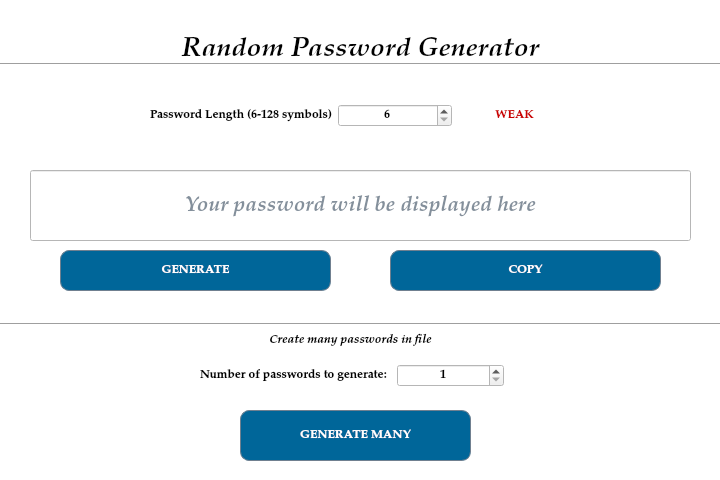
<?xml version="1.0" encoding="UTF-8"?>
<ui version="4.0">
 <class>RandomPassword</class>
 <widget class="QDialog" name="RandomPassword">
  <property name="geometry">
   <rect>
    <x>0</x>
    <y>0</y>
    <width>720</width>
    <height>480</height>
   </rect>
  </property>
  <property name="minimumSize">
   <size>
    <width>720</width>
    <height>480</height>
   </size>
  </property>
  <property name="maximumSize">
   <size>
    <width>720</width>
    <height>480</height>
   </size>
  </property>
  <property name="palette">
   <palette>
    <active>
     <colorrole role="Base">
      <brush brushstyle="SolidPattern">
       <color alpha="255">
        <red>255</red>
        <green>255</green>
        <blue>255</blue>
       </color>
      </brush>
     </colorrole>
     <colorrole role="Window">
      <brush brushstyle="SolidPattern">
       <color alpha="255">
        <red>255</red>
        <green>255</green>
        <blue>255</blue>
       </color>
      </brush>
     </colorrole>
    </active>
    <inactive>
     <colorrole role="Base">
      <brush brushstyle="SolidPattern">
       <color alpha="255">
        <red>255</red>
        <green>255</green>
        <blue>255</blue>
       </color>
      </brush>
     </colorrole>
     <colorrole role="Window">
      <brush brushstyle="SolidPattern">
       <color alpha="255">
        <red>255</red>
        <green>255</green>
        <blue>255</blue>
       </color>
      </brush>
     </colorrole>
    </inactive>
    <disabled>
     <colorrole role="Base">
      <brush brushstyle="SolidPattern">
       <color alpha="255">
        <red>255</red>
        <green>255</green>
        <blue>255</blue>
       </color>
      </brush>
     </colorrole>
     <colorrole role="Window">
      <brush brushstyle="SolidPattern">
       <color alpha="255">
        <red>255</red>
        <green>255</green>
        <blue>255</blue>
       </color>
      </brush>
     </colorrole>
    </disabled>
   </palette>
  </property>
  <property name="windowTitle">
   <string>Random Password Generator</string>
  </property>
  <widget class="QLabel" name="label">
   <property name="geometry">
    <rect>
     <x>0</x>
     <y>9</y>
     <width>721</width>
     <height>81</height>
    </rect>
   </property>
   <property name="palette">
    <palette>
     <active>
      <colorrole role="Text">
       <brush brushstyle="SolidPattern">
        <color alpha="255">
         <red>7</red>
         <green>32</green>
         <blue>56</blue>
        </color>
       </brush>
      </colorrole>
      <colorrole role="PlaceholderText">
       <brush brushstyle="SolidPattern">
        <color alpha="128">
         <red>7</red>
         <green>32</green>
         <blue>56</blue>
        </color>
       </brush>
      </colorrole>
     </active>
     <inactive>
      <colorrole role="Text">
       <brush brushstyle="SolidPattern">
        <color alpha="255">
         <red>7</red>
         <green>32</green>
         <blue>56</blue>
        </color>
       </brush>
      </colorrole>
      <colorrole role="PlaceholderText">
       <brush brushstyle="SolidPattern">
        <color alpha="128">
         <red>7</red>
         <green>32</green>
         <blue>56</blue>
        </color>
       </brush>
      </colorrole>
     </inactive>
     <disabled>
      <colorrole role="Text">
       <brush brushstyle="SolidPattern">
        <color alpha="255">
         <red>190</red>
         <green>190</green>
         <blue>190</blue>
        </color>
       </brush>
      </colorrole>
      <colorrole role="PlaceholderText">
       <brush brushstyle="SolidPattern">
        <color alpha="128">
         <red>0</red>
         <green>0</green>
         <blue>0</blue>
        </color>
       </brush>
      </colorrole>
     </disabled>
    </palette>
   </property>
   <property name="font">
    <font>
     <family>URW Palladio L</family>
     <pointsize>20</pointsize>
     <weight>75</weight>
     <italic>true</italic>
     <bold>true</bold>
    </font>
   </property>
   <property name="text">
    <string>Random Password Generator</string>
   </property>
   <property name="alignment">
    <set>Qt::AlignCenter</set>
   </property>
  </widget>
  <widget class="QLineEdit" name="lineEdit_show_password">
   <property name="geometry">
    <rect>
     <x>30</x>
     <y>170</y>
     <width>661</width>
     <height>71</height>
    </rect>
   </property>
   <property name="palette">
    <palette>
     <active>
      <colorrole role="Text">
       <brush brushstyle="SolidPattern">
        <color alpha="255">
         <red>7</red>
         <green>32</green>
         <blue>56</blue>
        </color>
       </brush>
      </colorrole>
      <colorrole role="PlaceholderText">
       <brush brushstyle="SolidPattern">
        <color alpha="128">
         <red>7</red>
         <green>32</green>
         <blue>56</blue>
        </color>
       </brush>
      </colorrole>
     </active>
     <inactive>
      <colorrole role="Text">
       <brush brushstyle="SolidPattern">
        <color alpha="255">
         <red>7</red>
         <green>32</green>
         <blue>56</blue>
        </color>
       </brush>
      </colorrole>
      <colorrole role="PlaceholderText">
       <brush brushstyle="SolidPattern">
        <color alpha="128">
         <red>7</red>
         <green>32</green>
         <blue>56</blue>
        </color>
       </brush>
      </colorrole>
     </inactive>
     <disabled>
      <colorrole role="Text">
       <brush brushstyle="SolidPattern">
        <color alpha="255">
         <red>190</red>
         <green>190</green>
         <blue>190</blue>
        </color>
       </brush>
      </colorrole>
      <colorrole role="PlaceholderText">
       <brush brushstyle="SolidPattern">
        <color alpha="128">
         <red>0</red>
         <green>0</green>
         <blue>0</blue>
        </color>
       </brush>
      </colorrole>
     </disabled>
    </palette>
   </property>
   <property name="font">
    <font>
     <family>URW Palladio L</family>
     <pointsize>16</pointsize>
     <weight>75</weight>
     <italic>true</italic>
     <bold>true</bold>
    </font>
   </property>
   <property name="focusPolicy">
    <enum>Qt::NoFocus</enum>
   </property>
   <property name="styleSheet">
    <string notr="true"/>
   </property>
   <property name="alignment">
    <set>Qt::AlignCenter</set>
   </property>
   <property name="placeholderText">
    <string>Your password will be displayed here</string>
   </property>
  </widget>
  <widget class="QPushButton" name="pushButton_generate">
   <property name="geometry">
    <rect>
     <x>60</x>
     <y>250</y>
     <width>271</width>
     <height>41</height>
    </rect>
   </property>
   <property name="palette">
    <palette>
     <active>
      <colorrole role="Button">
       <brush brushstyle="SolidPattern">
        <color alpha="255">
         <red>0</red>
         <green>102</green>
         <blue>153</blue>
        </color>
       </brush>
      </colorrole>
      <colorrole role="ButtonText">
       <brush brushstyle="SolidPattern">
        <color alpha="255">
         <red>255</red>
         <green>255</green>
         <blue>255</blue>
        </color>
       </brush>
      </colorrole>
      <colorrole role="Base">
       <brush brushstyle="SolidPattern">
        <color alpha="255">
         <red>0</red>
         <green>102</green>
         <blue>153</blue>
        </color>
       </brush>
      </colorrole>
      <colorrole role="Window">
       <brush brushstyle="SolidPattern">
        <color alpha="255">
         <red>0</red>
         <green>102</green>
         <blue>153</blue>
        </color>
       </brush>
      </colorrole>
     </active>
     <inactive>
      <colorrole role="Button">
       <brush brushstyle="SolidPattern">
        <color alpha="255">
         <red>0</red>
         <green>102</green>
         <blue>153</blue>
        </color>
       </brush>
      </colorrole>
      <colorrole role="ButtonText">
       <brush brushstyle="SolidPattern">
        <color alpha="255">
         <red>255</red>
         <green>255</green>
         <blue>255</blue>
        </color>
       </brush>
      </colorrole>
      <colorrole role="Base">
       <brush brushstyle="SolidPattern">
        <color alpha="255">
         <red>0</red>
         <green>102</green>
         <blue>153</blue>
        </color>
       </brush>
      </colorrole>
      <colorrole role="Window">
       <brush brushstyle="SolidPattern">
        <color alpha="255">
         <red>0</red>
         <green>102</green>
         <blue>153</blue>
        </color>
       </brush>
      </colorrole>
     </inactive>
     <disabled>
      <colorrole role="Button">
       <brush brushstyle="SolidPattern">
        <color alpha="255">
         <red>0</red>
         <green>102</green>
         <blue>153</blue>
        </color>
       </brush>
      </colorrole>
      <colorrole role="ButtonText">
       <brush brushstyle="SolidPattern">
        <color alpha="255">
         <red>190</red>
         <green>190</green>
         <blue>190</blue>
        </color>
       </brush>
      </colorrole>
      <colorrole role="Base">
       <brush brushstyle="SolidPattern">
        <color alpha="255">
         <red>0</red>
         <green>102</green>
         <blue>153</blue>
        </color>
       </brush>
      </colorrole>
      <colorrole role="Window">
       <brush brushstyle="SolidPattern">
        <color alpha="255">
         <red>0</red>
         <green>102</green>
         <blue>153</blue>
        </color>
       </brush>
      </colorrole>
     </disabled>
    </palette>
   </property>
   <property name="font">
    <font>
     <family>URW Palladio L</family>
     <weight>75</weight>
     <bold>true</bold>
    </font>
   </property>
   <property name="styleSheet">
    <string notr="true">QPushButton#pushButton_generate:hover {
    background-color: rgb(255, 255, 255);
	border: 1px solid SlateGrey;
	border-radius: 9px;
	color: rgb(0, 68, 102);
}
QPushButton#pushButton_generate {
	background-color: rgb(0, 102, 153);
    border: 1px solid SlateGrey;
	border-radius: 9px;
}</string>
   </property>
   <property name="text">
    <string>GENERATE</string>
   </property>
  </widget>
  <widget class="QPushButton" name="pushButton">
   <property name="geometry">
    <rect>
     <x>390</x>
     <y>250</y>
     <width>271</width>
     <height>41</height>
    </rect>
   </property>
   <property name="palette">
    <palette>
     <active>
      <colorrole role="Button">
       <brush brushstyle="SolidPattern">
        <color alpha="255">
         <red>0</red>
         <green>102</green>
         <blue>153</blue>
        </color>
       </brush>
      </colorrole>
      <colorrole role="ButtonText">
       <brush brushstyle="SolidPattern">
        <color alpha="255">
         <red>255</red>
         <green>255</green>
         <blue>255</blue>
        </color>
       </brush>
      </colorrole>
      <colorrole role="Base">
       <brush brushstyle="SolidPattern">
        <color alpha="255">
         <red>0</red>
         <green>102</green>
         <blue>153</blue>
        </color>
       </brush>
      </colorrole>
      <colorrole role="Window">
       <brush brushstyle="SolidPattern">
        <color alpha="255">
         <red>0</red>
         <green>102</green>
         <blue>153</blue>
        </color>
       </brush>
      </colorrole>
     </active>
     <inactive>
      <colorrole role="Button">
       <brush brushstyle="SolidPattern">
        <color alpha="255">
         <red>0</red>
         <green>102</green>
         <blue>153</blue>
        </color>
       </brush>
      </colorrole>
      <colorrole role="ButtonText">
       <brush brushstyle="SolidPattern">
        <color alpha="255">
         <red>255</red>
         <green>255</green>
         <blue>255</blue>
        </color>
       </brush>
      </colorrole>
      <colorrole role="Base">
       <brush brushstyle="SolidPattern">
        <color alpha="255">
         <red>0</red>
         <green>102</green>
         <blue>153</blue>
        </color>
       </brush>
      </colorrole>
      <colorrole role="Window">
       <brush brushstyle="SolidPattern">
        <color alpha="255">
         <red>0</red>
         <green>102</green>
         <blue>153</blue>
        </color>
       </brush>
      </colorrole>
     </inactive>
     <disabled>
      <colorrole role="Button">
       <brush brushstyle="SolidPattern">
        <color alpha="255">
         <red>0</red>
         <green>102</green>
         <blue>153</blue>
        </color>
       </brush>
      </colorrole>
      <colorrole role="ButtonText">
       <brush brushstyle="SolidPattern">
        <color alpha="255">
         <red>190</red>
         <green>190</green>
         <blue>190</blue>
        </color>
       </brush>
      </colorrole>
      <colorrole role="Base">
       <brush brushstyle="SolidPattern">
        <color alpha="255">
         <red>0</red>
         <green>102</green>
         <blue>153</blue>
        </color>
       </brush>
      </colorrole>
      <colorrole role="Window">
       <brush brushstyle="SolidPattern">
        <color alpha="255">
         <red>0</red>
         <green>102</green>
         <blue>153</blue>
        </color>
       </brush>
      </colorrole>
     </disabled>
    </palette>
   </property>
   <property name="font">
    <font>
     <family>URW Palladio L</family>
     <weight>75</weight>
     <bold>true</bold>
    </font>
   </property>
   <property name="styleSheet">
    <string notr="true">QPushButton#pushButton:hover {
    background-color: rgb(255, 255, 255);
	border: 1px solid SlateGrey;
	border-radius: 9px;
	color: rgb(0, 68, 102);
}
QPushButton#pushButton {
	background-color: rgb(0, 102, 153);
    border: 1px solid SlateGrey;
	border-radius: 9px;
}</string>
   </property>
   <property name="text">
    <string>COPY</string>
   </property>
  </widget>
  <widget class="QPushButton" name="pushButton_2">
   <property name="geometry">
    <rect>
     <x>240</x>
     <y>410</y>
     <width>231</width>
     <height>51</height>
    </rect>
   </property>
   <property name="palette">
    <palette>
     <active>
      <colorrole role="Button">
       <brush brushstyle="SolidPattern">
        <color alpha="255">
         <red>0</red>
         <green>102</green>
         <blue>153</blue>
        </color>
       </brush>
      </colorrole>
      <colorrole role="ButtonText">
       <brush brushstyle="SolidPattern">
        <color alpha="255">
         <red>255</red>
         <green>255</green>
         <blue>255</blue>
        </color>
       </brush>
      </colorrole>
      <colorrole role="Base">
       <brush brushstyle="SolidPattern">
        <color alpha="255">
         <red>0</red>
         <green>102</green>
         <blue>153</blue>
        </color>
       </brush>
      </colorrole>
      <colorrole role="Window">
       <brush brushstyle="SolidPattern">
        <color alpha="255">
         <red>0</red>
         <green>102</green>
         <blue>153</blue>
        </color>
       </brush>
      </colorrole>
     </active>
     <inactive>
      <colorrole role="Button">
       <brush brushstyle="SolidPattern">
        <color alpha="255">
         <red>0</red>
         <green>102</green>
         <blue>153</blue>
        </color>
       </brush>
      </colorrole>
      <colorrole role="ButtonText">
       <brush brushstyle="SolidPattern">
        <color alpha="255">
         <red>255</red>
         <green>255</green>
         <blue>255</blue>
        </color>
       </brush>
      </colorrole>
      <colorrole role="Base">
       <brush brushstyle="SolidPattern">
        <color alpha="255">
         <red>0</red>
         <green>102</green>
         <blue>153</blue>
        </color>
       </brush>
      </colorrole>
      <colorrole role="Window">
       <brush brushstyle="SolidPattern">
        <color alpha="255">
         <red>0</red>
         <green>102</green>
         <blue>153</blue>
        </color>
       </brush>
      </colorrole>
     </inactive>
     <disabled>
      <colorrole role="Button">
       <brush brushstyle="SolidPattern">
        <color alpha="255">
         <red>0</red>
         <green>102</green>
         <blue>153</blue>
        </color>
       </brush>
      </colorrole>
      <colorrole role="ButtonText">
       <brush brushstyle="SolidPattern">
        <color alpha="255">
         <red>190</red>
         <green>190</green>
         <blue>190</blue>
        </color>
       </brush>
      </colorrole>
      <colorrole role="Base">
       <brush brushstyle="SolidPattern">
        <color alpha="255">
         <red>0</red>
         <green>102</green>
         <blue>153</blue>
        </color>
       </brush>
      </colorrole>
      <colorrole role="Window">
       <brush brushstyle="SolidPattern">
        <color alpha="255">
         <red>0</red>
         <green>102</green>
         <blue>153</blue>
        </color>
       </brush>
      </colorrole>
     </disabled>
    </palette>
   </property>
   <property name="font">
    <font>
     <family>URW Palladio L</family>
     <weight>75</weight>
     <bold>true</bold>
    </font>
   </property>
   <property name="styleSheet">
    <string notr="true">QPushButton#pushButton_2:hover {
    background-color: rgb(255, 255, 255);
	border: 1px solid SlateGrey;
	border-radius: 9px;
	color: rgb(0, 68, 102);
}
QPushButton#pushButton_2 {
	background-color: rgb(0, 102, 153);
    border: 1px solid SlateGrey;
	border-radius: 9px;
}</string>
   </property>
   <property name="text">
    <string>GENERATE MANY</string>
   </property>
  </widget>
  <widget class="QLabel" name="label_4">
   <property name="geometry">
    <rect>
     <x>120</x>
     <y>330</y>
     <width>461</width>
     <height>20</height>
    </rect>
   </property>
   <property name="font">
    <font>
     <family>URW Palladio L</family>
     <weight>75</weight>
     <italic>true</italic>
     <bold>true</bold>
    </font>
   </property>
   <property name="text">
    <string>Create many passwords in file</string>
   </property>
   <property name="alignment">
    <set>Qt::AlignCenter</set>
   </property>
  </widget>
  <widget class="Line" name="line">
   <property name="geometry">
    <rect>
     <x>-30</x>
     <y>309</y>
     <width>751</width>
     <height>31</height>
    </rect>
   </property>
   <property name="font">
    <font>
     <pointsize>15</pointsize>
    </font>
   </property>
   <property name="orientation">
    <enum>Qt::Horizontal</enum>
   </property>
  </widget>
  <widget class="Line" name="line_2">
   <property name="geometry">
    <rect>
     <x>-50</x>
     <y>39</y>
     <width>771</width>
     <height>51</height>
    </rect>
   </property>
   <property name="orientation">
    <enum>Qt::Horizontal</enum>
   </property>
  </widget>
  <widget class="QWidget" name="layoutWidget">
   <property name="geometry">
    <rect>
     <x>150</x>
     <y>90</y>
     <width>421</width>
     <height>51</height>
    </rect>
   </property>
   <layout class="QHBoxLayout" name="horizontalLayout">
    <item>
     <widget class="QLabel" name="label_3">
      <property name="font">
       <font>
        <family>URW Palladio L</family>
        <weight>75</weight>
        <bold>true</bold>
       </font>
      </property>
      <property name="text">
       <string>Password Length (6-128 symbols)</string>
      </property>
     </widget>
    </item>
    <item>
     <widget class="QSpinBox" name="spinBox">
      <property name="font">
       <font>
        <family>URW Palladio L</family>
        <weight>75</weight>
        <bold>true</bold>
       </font>
      </property>
      <property name="contextMenuPolicy">
       <enum>Qt::DefaultContextMenu</enum>
      </property>
      <property name="alignment">
       <set>Qt::AlignCenter</set>
      </property>
      <property name="keyboardTracking">
       <bool>true</bool>
      </property>
      <property name="minimum">
       <number>6</number>
      </property>
      <property name="maximum">
       <number>128</number>
      </property>
     </widget>
    </item>
    <item>
     <widget class="QLabel" name="label_2">
      <property name="palette">
       <palette>
        <active>
         <colorrole role="WindowText">
          <brush brushstyle="SolidPattern">
           <color alpha="255">
            <red>204</red>
            <green>0</green>
            <blue>0</blue>
           </color>
          </brush>
         </colorrole>
         <colorrole role="Text">
          <brush brushstyle="SolidPattern">
           <color alpha="255">
            <red>0</red>
            <green>0</green>
            <blue>0</blue>
           </color>
          </brush>
         </colorrole>
         <colorrole role="PlaceholderText">
          <brush brushstyle="SolidPattern">
           <color alpha="128">
            <red>239</red>
            <green>41</green>
            <blue>41</blue>
           </color>
          </brush>
         </colorrole>
        </active>
        <inactive>
         <colorrole role="WindowText">
          <brush brushstyle="SolidPattern">
           <color alpha="255">
            <red>204</red>
            <green>0</green>
            <blue>0</blue>
           </color>
          </brush>
         </colorrole>
         <colorrole role="Text">
          <brush brushstyle="SolidPattern">
           <color alpha="255">
            <red>0</red>
            <green>0</green>
            <blue>0</blue>
           </color>
          </brush>
         </colorrole>
         <colorrole role="PlaceholderText">
          <brush brushstyle="SolidPattern">
           <color alpha="128">
            <red>239</red>
            <green>41</green>
            <blue>41</blue>
           </color>
          </brush>
         </colorrole>
        </inactive>
        <disabled>
         <colorrole role="WindowText">
          <brush brushstyle="SolidPattern">
           <color alpha="255">
            <red>190</red>
            <green>190</green>
            <blue>190</blue>
           </color>
          </brush>
         </colorrole>
         <colorrole role="Text">
          <brush brushstyle="SolidPattern">
           <color alpha="255">
            <red>190</red>
            <green>190</green>
            <blue>190</blue>
           </color>
          </brush>
         </colorrole>
         <colorrole role="PlaceholderText">
          <brush brushstyle="SolidPattern">
           <color alpha="128">
            <red>0</red>
            <green>0</green>
            <blue>0</blue>
           </color>
          </brush>
         </colorrole>
        </disabled>
       </palette>
      </property>
      <property name="font">
       <font>
        <family>URW Palladio L</family>
        <weight>75</weight>
        <bold>true</bold>
       </font>
      </property>
      <property name="text">
       <string>WEAK</string>
      </property>
      <property name="alignment">
       <set>Qt::AlignCenter</set>
      </property>
     </widget>
    </item>
   </layout>
  </widget>
  <widget class="QWidget" name="layoutWidget">
   <property name="geometry">
    <rect>
     <x>200</x>
     <y>360</y>
     <width>304</width>
     <height>31</height>
    </rect>
   </property>
   <layout class="QHBoxLayout" name="horizontalLayout_2">
    <property name="spacing">
     <number>10</number>
    </property>
    <item>
     <widget class="QLabel" name="label_4_number_of_passwords">
      <property name="font">
       <font>
        <family>URW Palladio L</family>
        <weight>75</weight>
        <bold>true</bold>
       </font>
      </property>
      <property name="text">
       <string>Number of passwords to generate:</string>
      </property>
     </widget>
    </item>
    <item>
     <widget class="QSpinBox" name="spinBox_2_number_of_generation">
      <property name="font">
       <font>
        <family>URW Palladio L</family>
        <weight>75</weight>
        <bold>true</bold>
       </font>
      </property>
      <property name="alignment">
       <set>Qt::AlignCenter</set>
      </property>
      <property name="minimum">
       <number>1</number>
      </property>
     </widget>
    </item>
   </layout>
  </widget>
 </widget>
 <resources/>
 <connections/>
</ui>
